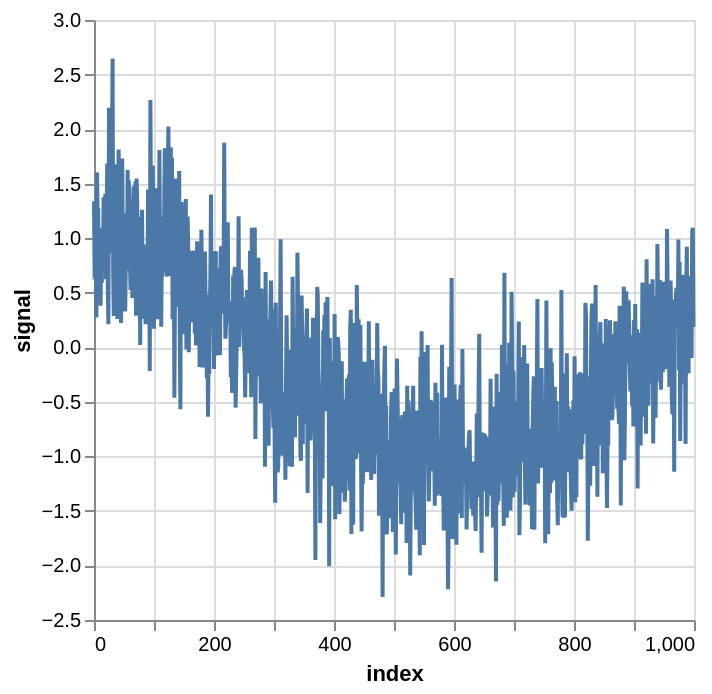

Notebook code cell kept with this figure:
### Markdown cell above
rows of the first signal in the batch

### Code cell
df = pd.DataFrame(batch[1][0].squeeze(), columns=['signal'])
alt.Chart(df.iloc[:n_rows].reset_index()).mark_line().encode(
    x='index', y='signal'
)

### Figure 1 — Vega-Lite specification as saved in the notebook (floating-point values rounded to 4 significant figures; data arrays with more than 128 entries replaced by an {"elided": "..."} marker saying what was removed)
{"config": {"view": {"continuousWidth": 300, "continuousHeight": 300}}, "data": {"name": "data-5819086948e14c37e3d53eaaae3e6904"}, "mark": {"type": "line"}, "encoding": {"x": {"field": "index", "type": "quantitative"}, "y": {"field": "signal", "type": "quantitative"}}, "$schema": "https://vega.github.io/schema/vega-lite/v5.8.0.json", "datasets": {"data-5819086948e14c37e3d53eaaae3e6904": {"elided": "1000 records"}}}
